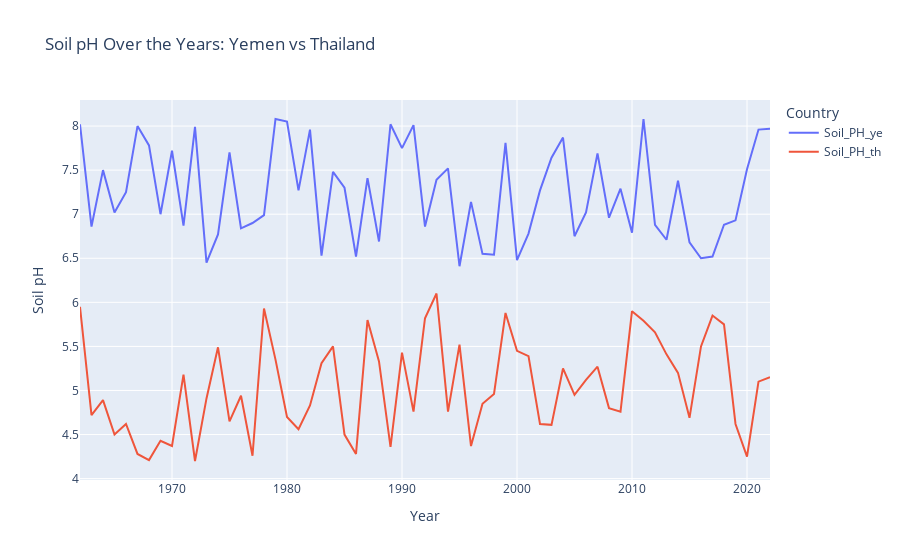
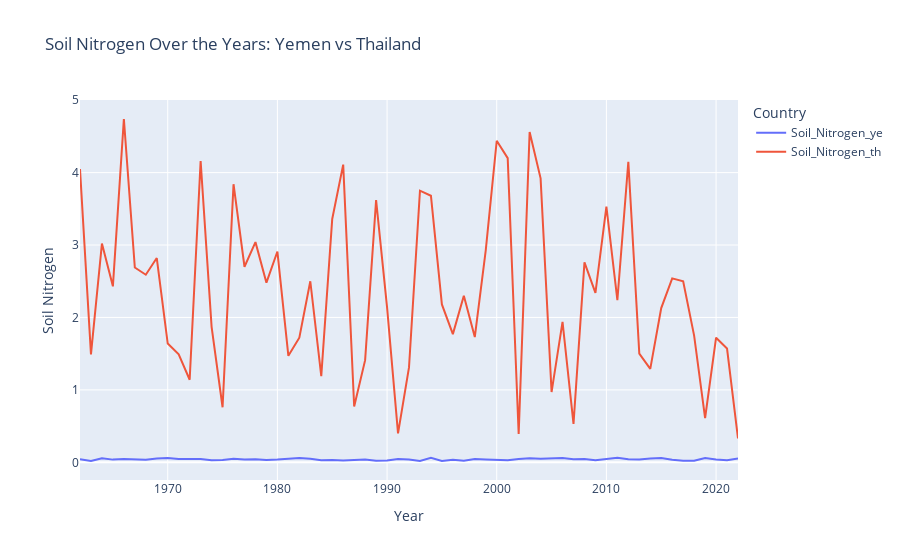
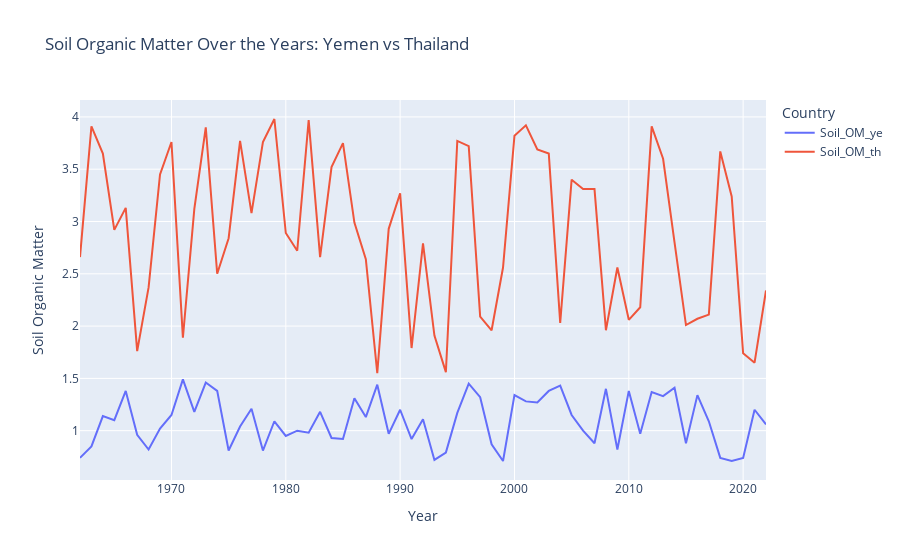

Notebook source saved alongside these figures, in order:
### Markdown cell above
We already see a huge discrepancy between the two countries based on precipitation!

### Code cell
# Melt the dataframe to long format for Plotly
merged_df_melted = pd.melt(merged_df, id_vars=['Year'], value_vars=['Soil_PH_ye', 'Soil_PH_th'], var_name='Country', value_name='Soil_PH')
merged_df_melted2 = pd.melt(merged_df, id_vars=['Year'], value_vars=['Soil_Nitrogen_ye', 'Soil_Nitrogen_th'], var_name='Country', value_name='Soil_Nitrogen')
merged_df_melted3 = pd.melt(merged_df, id_vars=['Year'], value_vars=['Soil_OM_ye', 'Soil_OM_th'], var_name='Country', value_name='Soil_OM')

# Plotting
fig1 = px.line(merged_df_melted, x='Year', y='Soil_PH', color='Country', line_group='Country',
               title='Soil pH Over the Years: Yemen vs Thailand')
fig1.update_layout(yaxis_title='Soil pH', xaxis_title='Year')

fig2 = px.line(merged_df_melted2, x='Year', y='Soil_Nitrogen', color='Country', line_group='Country',
                title='Soil Nitrogen Over the Years: Yemen vs Thailand')
fig2.update_layout(yaxis_title='Soil Nitrogen', xaxis_title='Year')

fig3 = px.line(merged_df_melted3, x='Year', y='Soil_OM', color='Country', line_group='Country',
                title='Soil Organic Matter Over the Years: Yemen vs Thailand')
fig3.update_layout(yaxis_title='Soil Organic Matter', xaxis_title='Year')

fig1.show()
fig2.show()
fig3.show()

### Figure 1 — Plotly figure (JSON) as saved in the notebook; plotly's stock layout.template omitted (floating-point values rounded to 4 significant figures)
{"data": [{"hovertemplate": "Country=Soil_PH_ye<br>Year=%{x}<br>Soil_PH=%{y}<extra></extra>", "legendgroup": "Soil_PH_ye", "line": {"color": "#636efa", "dash": "solid"}, "marker": {"symbol": "circle"}, "mode": "lines", "name": "Soil_PH_ye", "orientation": "v", "showlegend": true, "type": "scatter", "x": [1962, 1963, 1964, 1965, 1966, 1967, 1968, 1969, 1970, 1971, 1972, 1973, 1974, 1975, 1976, 1977, 1978, 1979, 1980, 1981, 1982, 1983, 1984, 1985, 1986, 1987, 1988, 1989, 1990, 1991, 1992, 1993, 1994, 1995, 1996, 1997, 1998, 1999, 2000, 2001, 2002, 2003, 2004, 2005, 2006, 2007, 2008, 2009, 2010, 2011, 2012, 2013, 2014, 2015, 2016, 2017, 2018, 2019, 2020, 2021, 2022], "xaxis": "x", "y": [8.02, 6.86, 7.5, 7.02, 7.25, 8, 7.78, 7, 7.72, 6.87, 7.99, 6.45, 6.77, 7.7, 6.84, 6.9, 6.99, 8.08, 8.05, 7.27, 7.96, 6.53, 7.48, 7.3, 6.52, 7.41, 6.69, 8.02, 7.75, 8.01, 6.86, 7.39, 7.52, 6.41, 7.14, 6.55, 6.54, 7.81, 6.48, 6.78, 7.27, 7.64, 7.87, 6.75, 7.02, 7.69, 6.96, 7.29, 6.79, 8.08, 6.88, 6.71, 7.38, 6.68, 6.5, 6.52, 6.88, 6.93, 7.51, 7.96, 7.97], "yaxis": "y"}, {"hovertemplate": "Country=Soil_PH_th<br>Year=%{x}<br>Soil_PH=%{y}<extra></extra>", "legendgroup": "Soil_PH_th", "line": {"color": "#EF553B", "dash": "solid"}, "marker": {"symbol": "circle"}, "mode": "lines", "name": "Soil_PH_th", "orientation": "v", "showlegend": true, "type": "scatter", "x": [1962, 1963, 1964, 1965, 1966, 1967, 1968, 1969, 1970, 1971, 1972, 1973, 1974, 1975, 1976, 1977, 1978, 1979, 1980, 1981, 1982, 1983, 1984, 1985, 1986, 1987, 1988, 1989, 1990, 1991, 1992, 1993, 1994, 1995, 1996, 1997, 1998, 1999, 2000, 2001, 2002, 2003, 2004, 2005, 2006, 2007, 2008, 2009, 2010, 2011, 2012, 2013, 2014, 2015, 2016, 2017, 2018, 2019, 2020, 2021, 2022], "xaxis": "x", "y": [5.95, 4.72, 4.89, 4.5, 4.62, 4.28, 4.21, 4.43, 4.37, 5.18, 4.2, 4.91, 5.49, 4.65, 4.94, 4.26, 5.93, 5.35, 4.7, 4.56, 4.83, 5.31, 5.5, 4.5, 4.28, 5.8, 5.33, 4.36, 5.43, 4.76, 5.82, 6.1, 4.76, 5.52, 4.37, 4.85, 4.96, 5.88, 5.45, 5.39, 4.62, 4.61, 5.25, 4.95, 5.12, 5.27, 4.8, 4.76, 5.9, 5.79, 5.66, 5.41, 5.2, 4.69, 5.5, 5.85, 5.75, 4.62, 4.25, 5.1, 5.15], "yaxis": "y"}], "layout": {"autosize": true, "legend": {"title": {"text": "Country"}, "tracegroupgap": 0}, "title": {"text": "Soil pH Over the Years: Yemen vs Thailand"}, "xaxis": {"anchor": "y", "autorange": true, "domain": [0, 1], "range": [1962, 2022], "title": {"text": "Year"}, "type": "linear"}, "yaxis": {"anchor": "x", "autorange": true, "domain": [0, 1], "range": [3.984, 8.296], "title": {"text": "Soil pH"}, "type": "linear"}}}

### Figure 2 — Plotly figure (JSON) as saved in the notebook; plotly's stock layout.template omitted (floating-point values rounded to 4 significant figures)
{"data": [{"hovertemplate": "Country=Soil_Nitrogen_ye<br>Year=%{x}<br>Soil_Nitrogen=%{y}<extra></extra>", "legendgroup": "Soil_Nitrogen_ye", "line": {"color": "#636efa", "dash": "solid"}, "marker": {"symbol": "circle"}, "mode": "lines", "name": "Soil_Nitrogen_ye", "orientation": "v", "showlegend": true, "type": "scatter", "x": [1962, 1963, 1964, 1965, 1966, 1967, 1968, 1969, 1970, 1971, 1972, 1973, 1974, 1975, 1976, 1977, 1978, 1979, 1980, 1981, 1982, 1983, 1984, 1985, 1986, 1987, 1988, 1989, 1990, 1991, 1992, 1993, 1994, 1995, 1996, 1997, 1998, 1999, 2000, 2001, 2002, 2003, 2004, 2005, 2006, 2007, 2008, 2009, 2010, 2011, 2012, 2013, 2014, 2015, 2016, 2017, 2018, 2019, 2020, 2021, 2022], "xaxis": "x", "y": [0.044, 0.019, 0.057, 0.037, 0.047, 0.039, 0.036, 0.054, 0.061, 0.046, 0.047, 0.046, 0.027, 0.033, 0.05, 0.04, 0.042, 0.032, 0.038, 0.045, 0.058, 0.049, 0.028, 0.033, 0.025, 0.033, 0.04, 0.02, 0.025, 0.046, 0.039, 0.018, 0.061, 0.019, 0.036, 0.022, 0.046, 0.038, 0.038, 0.028, 0.047, 0.057, 0.048, 0.058, 0.061, 0.042, 0.047, 0.027, 0.045, 0.062, 0.042, 0.04, 0.053, 0.06, 0.036, 0.023, 0.021, 0.059, 0.039, 0.029, 0.051], "yaxis": "y"}, {"hovertemplate": "Country=Soil_Nitrogen_th<br>Year=%{x}<br>Soil_Nitrogen=%{y}<extra></extra>", "legendgroup": "Soil_Nitrogen_th", "line": {"color": "#EF553B", "dash": "solid"}, "marker": {"symbol": "circle"}, "mode": "lines", "name": "Soil_Nitrogen_th", "orientation": "v", "showlegend": true, "type": "scatter", "x": [1962, 1963, 1964, 1965, 1966, 1967, 1968, 1969, 1970, 1971, 1972, 1973, 1974, 1975, 1976, 1977, 1978, 1979, 1980, 1981, 1982, 1983, 1984, 1985, 1986, 1987, 1988, 1989, 1990, 1991, 1992, 1993, 1994, 1995, 1996, 1997, 1998, 1999, 2000, 2001, 2002, 2003, 2004, 2005, 2006, 2007, 2008, 2009, 2010, 2011, 2012, 2013, 2014, 2015, 2016, 2017, 2018, 2019, 2020, 2021, 2022], "xaxis": "x", "y": [4.05, 1.49, 3.02, 2.43, 4.74, 2.69, 2.59, 2.82, 1.64, 1.49, 1.14, 4.16, 1.87, 0.76, 3.84, 2.7, 3.04, 2.48, 2.91, 1.47, 1.72, 2.5, 1.19, 3.36, 4.11, 0.77, 1.41, 3.62, 2.14, 0.4, 1.31, 3.75, 3.68, 2.18, 1.77, 2.3, 1.73, 2.93, 4.44, 4.2, 0.39, 4.56, 3.92, 0.97, 1.94, 0.53, 2.76, 2.34, 3.53, 2.24, 4.15, 1.5, 1.29, 2.13, 2.54, 2.5, 1.75, 0.61, 1.72, 1.57, 0.33], "yaxis": "y"}], "layout": {"autosize": true, "legend": {"title": {"text": "Country"}, "tracegroupgap": 0}, "title": {"text": "Soil Nitrogen Over the Years: Yemen vs Thailand"}, "xaxis": {"anchor": "y", "autorange": true, "domain": [0, 1], "range": [1962, 2022], "title": {"text": "Year"}, "type": "linear"}, "yaxis": {"anchor": "x", "autorange": true, "domain": [0, 1], "range": [-0.2443, 5.002], "title": {"text": "Soil Nitrogen"}, "type": "linear"}}}

### Figure 3 — Plotly figure (JSON) as saved in the notebook; plotly's stock layout.template omitted (floating-point values rounded to 4 significant figures)
{"data": [{"hovertemplate": "Country=Soil_OM_ye<br>Year=%{x}<br>Soil_OM=%{y}<extra></extra>", "legendgroup": "Soil_OM_ye", "line": {"color": "#636efa", "dash": "solid"}, "marker": {"symbol": "circle"}, "mode": "lines", "name": "Soil_OM_ye", "orientation": "v", "showlegend": true, "type": "scatter", "x": [1962, 1963, 1964, 1965, 1966, 1967, 1968, 1969, 1970, 1971, 1972, 1973, 1974, 1975, 1976, 1977, 1978, 1979, 1980, 1981, 1982, 1983, 1984, 1985, 1986, 1987, 1988, 1989, 1990, 1991, 1992, 1993, 1994, 1995, 1996, 1997, 1998, 1999, 2000, 2001, 2002, 2003, 2004, 2005, 2006, 2007, 2008, 2009, 2010, 2011, 2012, 2013, 2014, 2015, 2016, 2017, 2018, 2019, 2020, 2021, 2022], "xaxis": "x", "y": [0.74, 0.85, 1.14, 1.1, 1.38, 0.96, 0.82, 1.02, 1.15, 1.49, 1.18, 1.46, 1.38, 0.81, 1.04, 1.21, 0.81, 1.09, 0.95, 1, 0.98, 1.18, 0.93, 0.92, 1.31, 1.13, 1.44, 0.97, 1.2, 0.92, 1.11, 0.72, 0.79, 1.17, 1.45, 1.32, 0.87, 0.71, 1.34, 1.28, 1.27, 1.38, 1.43, 1.15, 1, 0.88, 1.4, 0.82, 1.38, 0.97, 1.37, 1.33, 1.41, 0.88, 1.34, 1.09, 0.74, 0.71, 0.74, 1.2, 1.06], "yaxis": "y"}, {"hovertemplate": "Country=Soil_OM_th<br>Year=%{x}<br>Soil_OM=%{y}<extra></extra>", "legendgroup": "Soil_OM_th", "line": {"color": "#EF553B", "dash": "solid"}, "marker": {"symbol": "circle"}, "mode": "lines", "name": "Soil_OM_th", "orientation": "v", "showlegend": true, "type": "scatter", "x": [1962, 1963, 1964, 1965, 1966, 1967, 1968, 1969, 1970, 1971, 1972, 1973, 1974, 1975, 1976, 1977, 1978, 1979, 1980, 1981, 1982, 1983, 1984, 1985, 1986, 1987, 1988, 1989, 1990, 1991, 1992, 1993, 1994, 1995, 1996, 1997, 1998, 1999, 2000, 2001, 2002, 2003, 2004, 2005, 2006, 2007, 2008, 2009, 2010, 2011, 2012, 2013, 2014, 2015, 2016, 2017, 2018, 2019, 2020, 2021, 2022], "xaxis": "x", "y": [2.66, 3.91, 3.65, 2.92, 3.13, 1.76, 2.37, 3.45, 3.76, 1.89, 3.12, 3.9, 2.5, 2.84, 3.77, 3.08, 3.76, 3.98, 2.89, 2.72, 3.97, 2.66, 3.52, 3.75, 2.99, 2.64, 1.55, 2.93, 3.27, 1.79, 2.79, 1.91, 1.56, 3.77, 3.72, 2.09, 1.96, 2.56, 3.82, 3.92, 3.69, 3.65, 2.03, 3.4, 3.31, 3.31, 1.96, 2.56, 2.06, 2.18, 3.91, 3.6, 2.8, 2.01, 2.07, 2.11, 3.67, 3.24, 1.74, 1.65, 2.34], "yaxis": "y"}], "layout": {"autosize": true, "legend": {"title": {"text": "Country"}, "tracegroupgap": 0}, "title": {"text": "Soil Organic Matter Over the Years: Yemen vs Thailand"}, "xaxis": {"anchor": "y", "autorange": true, "domain": [0, 1], "range": [1962, 2022], "title": {"text": "Year"}, "type": "linear"}, "yaxis": {"anchor": "x", "autorange": true, "domain": [0, 1], "range": [0.5283, 4.162], "title": {"text": "Soil Organic Matter"}, "type": "linear"}}}
